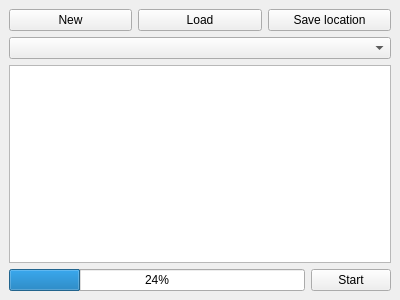
<?xml version="1.0" encoding="UTF-8"?>
<ui version="4.0">
 <class>MeasurementDock</class>
 <widget class="QDockWidget" name="MeasurementDock">
  <property name="geometry">
   <rect>
    <x>0</x>
    <y>0</y>
    <width>400</width>
    <height>300</height>
   </rect>
  </property>
  <property name="windowTitle">
   <string>Measurement</string>
  </property>
  <widget class="QWidget" name="measurementDockContents">
   <layout class="QVBoxLayout" name="verticalLayout">
    <item>
     <layout class="QHBoxLayout" name="horizontalLayout_2">
      <item>
       <widget class="QPushButton" name="newMeasurementButton">
        <property name="text">
         <string>New</string>
        </property>
       </widget>
      </item>
      <item>
       <widget class="QPushButton" name="loadMeasurementButton">
        <property name="text">
         <string>Load</string>
        </property>
       </widget>
      </item>
      <item>
       <widget class="QPushButton" name="saveMeasurementButton">
        <property name="text">
         <string>Save location</string>
        </property>
       </widget>
      </item>
     </layout>
    </item>
    <item>
     <widget class="QComboBox" name="measurementComboBox"/>
    </item>
    <item>
     <widget class="QTableWidget" name="parameterTable"/>
    </item>
    <item>
     <layout class="QHBoxLayout" name="horizontalLayout">
      <item>
       <widget class="QProgressBar" name="progressBar">
        <property name="value">
         <number>24</number>
        </property>
       </widget>
      </item>
      <item>
       <widget class="QPushButton" name="startButton">
        <property name="text">
         <string>Start</string>
        </property>
       </widget>
      </item>
     </layout>
    </item>
   </layout>
  </widget>
 </widget>
 <resources/>
 <connections/>
</ui>
